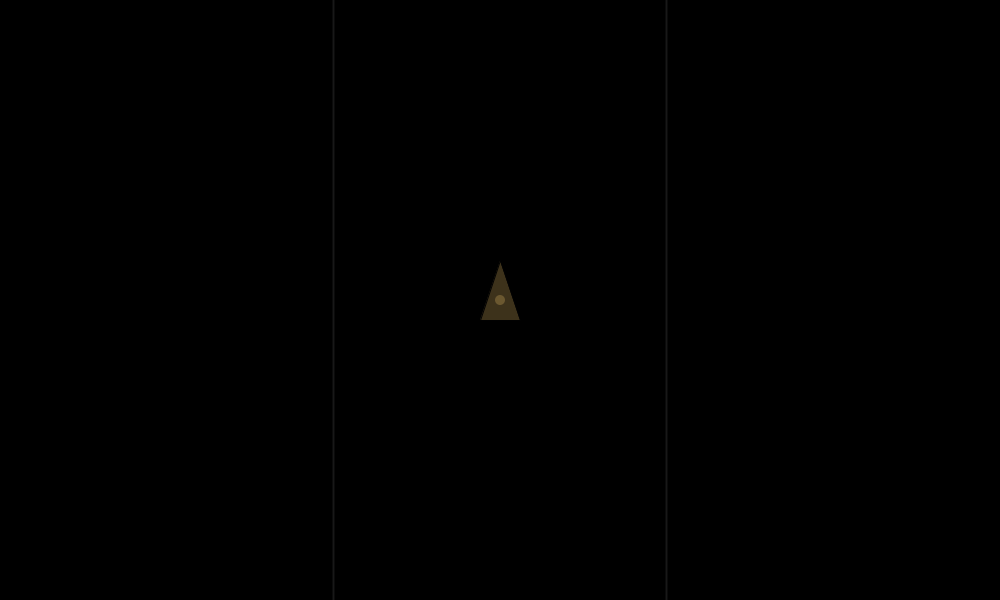
Frame 1 (no input)
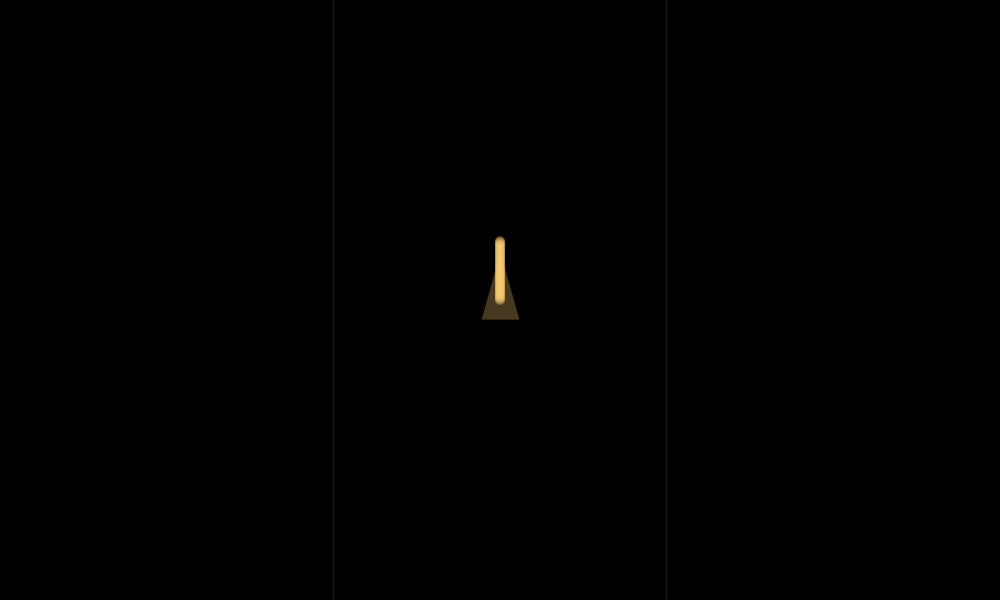
Frame 60 (the mouse pressed at the canvas centre just before this capture)
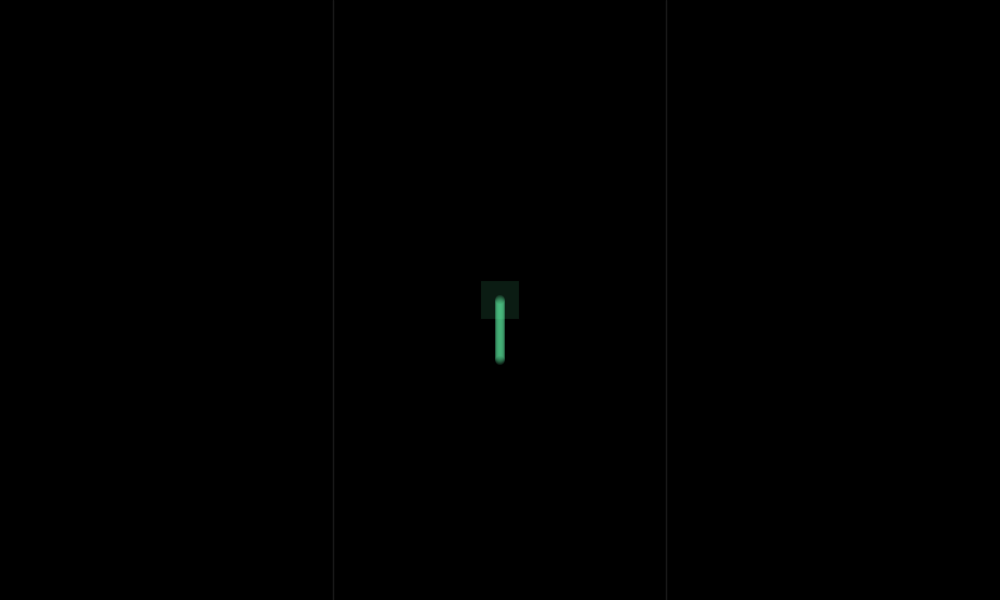
Frame 120 (the mouse held since frame 60 and released just before this capture)

The Processing sketch that drew these frames (run headless with seeded random() and noise(); from frame 60 on, the mouse is pressed at the canvas centre):

// Processing sketch: ConditionalsCD
// ── ConditionalsCD.pde
ArrayList<PVector> particles = new ArrayList<PVector>();
float x;
float y;
float z;
float trans;

void setup() {
  size(1000, 600);
  background(0);
  noStroke();
}

void draw() {
  noStroke();
  background(0);
  fill(175);
  rectMode(CENTER);
  trans = random(10, 90);

  if (mouseX > 666) {
    stroke(1);
    fill(#DD4CAA, trans);
    circle(500, 300, x);
    x = random(0, 100);
  } else if (mouseX > 333) {
    stroke(1);
    fill(#65FFAA, trans);
    y = random(0, 100);
    square(500, 300, y);
  } else {
    stroke(1);
    fill(#FFCF70, trans);
    z = random(320, 260);
    x = random(240, 320);
    triangle(500, x, 520, z, 480, z);
  }

  particles.add(new PVector(500, 300));

  for (int i = particles.size() - 1; i >= 0; i--) {
    noStroke();
    PVector p = particles.get(i);
    circle(p.x, p.y, 10);

    if (mouseX > 666) {
      p.x += random(0, 0);
      p.y += random(0, 0);
    } else if (mouseX > 333) {
      p.y++;
    } else {
      p.y--;
    }

    if (particles.size() > 60) {
      particles.remove(0);
    }
  }

  stroke(#181818);
  strokeWeight(random(1, 2));
  line(333, 0, 333, height);
  line(666, 0, 666, height);
}
